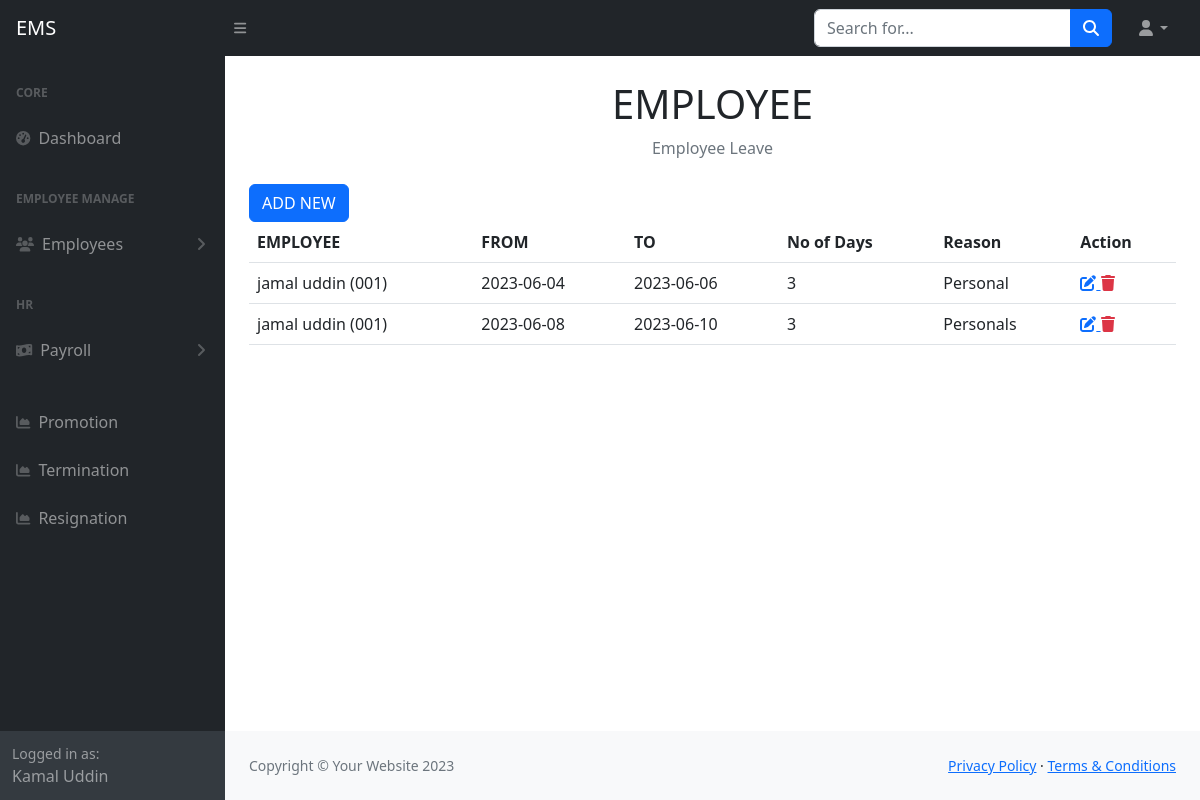
Before: /employee_leave.php (signed in) with the older database file.
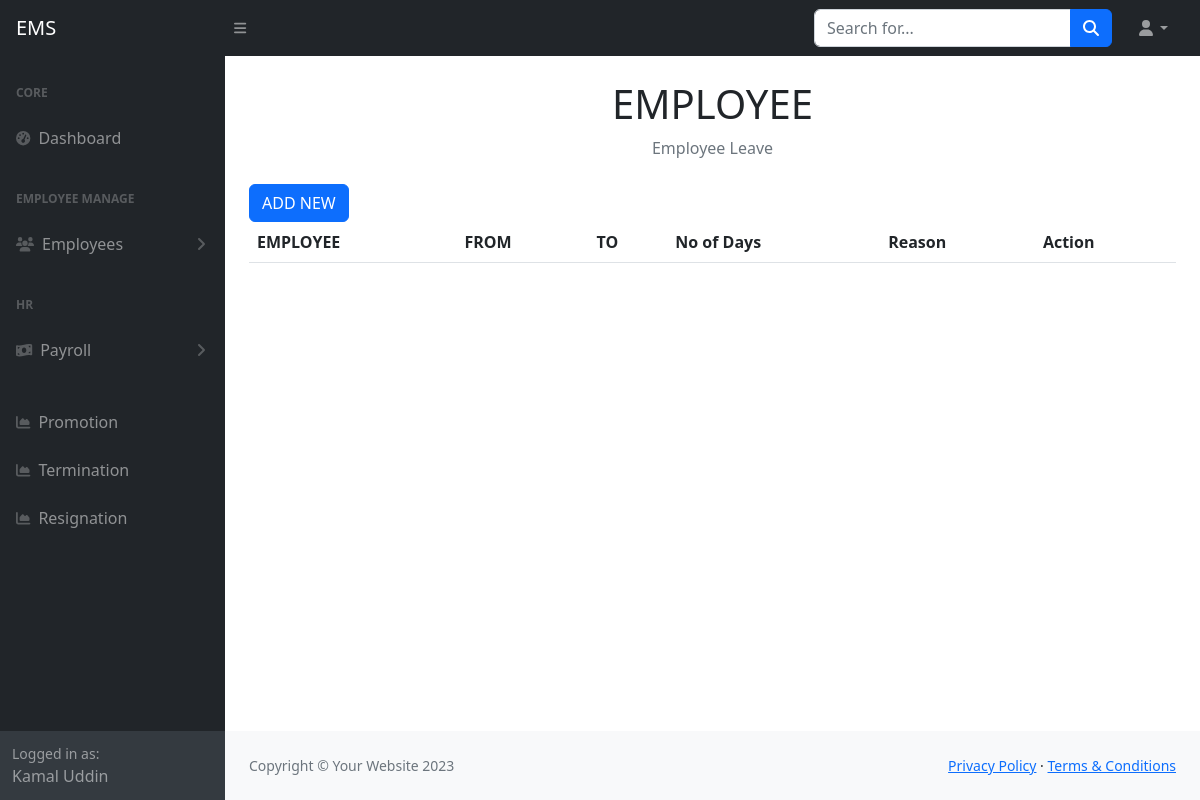
After: the same page with the newer database file.
### tables this page shows
CREATE TABLE `tbl_leaves` (
  `id` int(50) NOT NULL,
  `employee_id` int(11) DEFAULT NULL,
  `starting_at` date DEFAULT NULL,
  `ending_on` date DEFAULT NULL,
  `days` int(15) DEFAULT NULL,
  `reason` text DEFAULT NULL,
  `created_at` datetime DEFAULT NULL,
  `created_by` varchar(255) DEFAULT NULL,
  `updated_at` datetime DEFAULT NULL,
  `updated_by` varchar(255) DEFAULT NULL,
  `deleted_at` datetime DEFAULT NULL
);

CREATE TABLE `tbl_employees` (
  `id` int(50) NOT NULL,
  `first_name` varchar(255) NOT NULL,
  `last_name` varchar(255) NOT NULL,
  `email` varchar(255) NOT NULL,
  `phone` varchar(15) DEFAULT NULL,
  `employee_id` varchar(255) DEFAULT NULL,
  `department_id` int(11) DEFAULT NULL,
  `designation_id` int(11) DEFAULT NULL,
  `joining_date` date DEFAULT NULL,
  `yearly_leave` int(11) NOT NULL,
  `image` varchar(255) DEFAULT NULL,
  `created_at` datetime DEFAULT NULL,
  `created_by` varchar(255) DEFAULT NULL,
  `updated_at` datetime DEFAULT NULL,
  `updated_by` varchar(255) DEFAULT NULL,
  `deleted_at` datetime DEFAULT NULL
);

### include/settings.php (called while the page is built)
<?php
    $base_url="http://localhost/employee/";
    require_once('class/crud.php');
    $mysqli=new crud;
?>

### class/crud.php (called while the page is built, shortened)
<?php
    class crud{
        private $host='localhost';
        private $user='root';
        private $password='';
        private $database='employee';
        private $connection;
        public function __construct(){
            $this->connection=new mysqli($this->host,$this->user,$this->password,$this->database);
        }
        public function common_select_query($sql){
            $result=array();
            $error=false;
            $rs=$this->connection->query($sql);
            if($rs){
                if($rs->num_rows > 0){
                    while($r=$rs->fetch_object()){
                        array_push($result,$r);
                    }
                }
            }else{
                $error=$this->connection->error;
            }
            $return = array('data'=>$result,'error'=>$error);
            return $return;
        }
    }
?>

### employee_leave.php (the view)
<?php require_once('include/header.php') ?>
<?php require_once('include/sidebar.php') ?>
<div class="container-fluid px-4">
    <h1 class="mt-4 text-center">EMPLOYEE</h1>
    <ol class="breadcrumb mb-4">
        <li class="breadcrumb-item active mx-auto">Employee Leave</li>
    </ol>
    <a href="<?= $base_url?>employee_leaves_add.php"class="btn btn-primary align-right">ADD NEW</a>
    <table class="table">
        <tr>
            <th>EMPLOYEE</th>
            <th>FROM</th>
            <th>TO</th>
            <th>No of Days</th>
            <th>Reason</th>
            <th>Action</th>
        </tr>
        <?php
                  $data=$mysqli->common_select_query('SELECT tbl_leaves.*,tbl_employees.first_name,tbl_employees.last_name,tbl_employees.employee_id FROM `tbl_leaves`
                  join tbl_employees on tbl_employees.id=tbl_leaves.employee_id
                  WHERE tbl_leaves.deleted_at is null');
               if(!$data['error']){
                    foreach($data['data'] as $d){
                ?>
        <tr>
            <td><?= $d->first_name ?> <?= $d->last_name ?> (<?= $d->employee_id ?>)</td>
            <td><?= $d->starting_at ?></td>
            <td><?= $d->ending_on ?></td>
            <td><?= $d->days ?></td>
            <td><?= $d->reason ?></td>
            <td>
                <a title="Update" href="<?= $base_url?>employee_leaves_edit.php?id=<?= $d->id ?>">
                            <i class="fa fa-edit"></i>
                </a>
                <a title="Delete" class="text-danger" href="employee_leaves_delete.php?id=<?= $d->id ?>">
                            <i class="fa fa-trash"></i>
                </a>
            </td>
        </tr>
        <?php
        }
                  }
                  ?>
    </table>
</div>
<?php require_once('include/footer.php') ?>

### include/header.php (shortened to what this page needs)
<?php require_once('settings.php') ?>
<!DOCTYPE html>
<html lang="en">
    <head>
        <link href="https://cdn.jsdelivr.net/npm/simple-datatables@7.1.2/dist/style.min.css" rel="stylesheet" />
        <link href="<?= $base_url?>assets/css/styles.css" rel="stylesheet" />
    </head>
    <body class="sb-nav-fixed">
		<nav class="sb-topnav navbar navbar-expand navbar-dark bg-dark">
			<a class="navbar-brand ps-3" href="">EMS</a>
			<button class="btn btn-link btn-sm order-1 order-lg-0 me-4 me-lg-0" id="sidebarToggle" href="#!"><i class="fas fa-bars"></i></button>
			<form class="d-none d-md-inline-block form-inline ms-auto me-0 me-md-3 my-2 my-md-0">
				<div class="input-group">
					<input class="form-control" type="text" placeholder="Search for..." aria-label="Search for..." aria-describedby="btnNavbarSearch" />
					<button class="btn btn-primary" id="btnNavbarSearch" type="button"><i class="fas fa-search"></i></button>
				</div>
			</form>
			<ul class="navbar-nav ms-auto ms-md-0 me-3 me-lg-4">
				<li class="nav-item dropdown">
					<a class="nav-link dropdown-toggle" id="navbarDropdown" href="#" role="button" data-bs-toggle="dropdown" aria-expanded="false"><i class="fas fa-user fa-fw"></i></a>
				</li>
			</ul>
		</nav>

### include/sidebar.php (shortened to what this page needs)
<div id="layoutSidenav">
	<div id="layoutSidenav_nav">
		<nav class="sb-sidenav accordion sb-sidenav-dark" id="sidenavAccordion">
			<div class="sb-sidenav-menu">
				<div class="nav">
					<div class="sb-sidenav-menu-heading">Core</div>
					<a class="nav-link" href="index.html">
						<div class="sb-nav-link-icon"><i class="fas fa-tachometer-alt"></i></div>
						Dashboard
					</a>
					<div class="sb-sidenav-menu-heading">Employee manage</div>
					<a class="nav-link collapsed" href="#" data-bs-toggle="collapse" data-bs-target="#colemp" aria-expanded="false" aria-controls="collapseLayouts">
						<div class="sb-nav-link-icon"><i class="fas fa-users"></i></div>
						Employees
						<div class="sb-sidenav-collapse-arrow"><i class="fas fa-angle-down"></i></div>
					</a>
					<div class="sb-sidenav-menu-heading">HR</div>
					<a class="nav-link collapsed" href="#" data-bs-toggle="collapse" data-bs-target="#colhr" aria-expanded="false" aria-controls="collapseLayouts">
						<div class="sb-nav-link-icon"><i class="fa-solid fa-money-bill-wave"></i></div>
						Payroll
						<div class="sb-sidenav-collapse-arrow"><i class="fas fa-angle-down"></i></div>
					</a>
					<br>
					<a class="nav-link" href="<?= $base_url?>promotion_list.php">
						<div class="sb-nav-link-icon"><i class="fas fa-chart-area"></i></div>
						Promotion
					</a>
					<a class="nav-link" href="<?= $base_url?>termination_list.php">
						<div class="sb-nav-link-icon"><i class="fas fa-chart-area"></i></div>
						Termination
					</a>
					<a class="nav-link" href="<?= $base_url?>resignation_list.php">
						<div class="sb-nav-link-icon"><i class="fas fa-chart-area"></i></div>
						Resignation
					</a>
				</div>
			</div>
			<div class="sb-sidenav-footer">
				<div class="small">Logged in as:</div>
				<?= $_SESSION['username'] ?>
			</div>
		</nav>
	</div>
	<div id="layoutSidenav_content">
		<main>

### include/footer.php (shortened to what this page needs)
				</main>
                <footer class="py-4 bg-light mt-auto">
                    <div class="container-fluid px-4">
                        <div class="d-flex align-items-center justify-content-between small">
                            <div class="text-muted">Copyright &copy; Your Website 2023</div>
                            <div>
                                <a href="#">Privacy Policy</a>
                                &middot;
                                <a href="#">Terms &amp; Conditions</a>
                            </div>
                        </div>
                    </div>
                </footer>
            </div>
        </div>
    </body>
</html>

Changed rows visible on the page:
removed tbl_leaves: employee.first_name "jamal", employee.last_name "uddin", employee.employee_id "001", starting_at "2023-06-04", ending_on "2023-06-06", days "3", reason "Personal"
removed tbl_leaves: employee.first_name "jamal", employee.last_name "uddin", employee.employee_id "001", starting_at "2023-06-08", ending_on "2023-06-10", days "3", reason "Personals"
